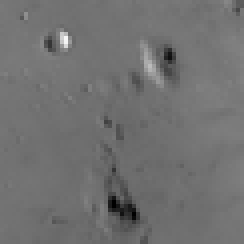
#> input picture HW1/h1_q2/moo2.png, 61 x 61 px, shrunk from 128 x 128 before the run (shown 4 times larger)
$ jupyter execute --allow-errors hist-eq-ques.ipynb
#> lines starting #> are read from the running program, lines starting #| are printed output that depends on the picture
[cell 1]
import matplotlib.pyplot as plt
import numpy as np
import cv2

import warnings
warnings.filterwarnings('ignore')

[cell 2]
img_crowd = cv2.imread("moo2.png")
#> img_crowd is the input picture: shape (61, 61, 3); min 0, max 247, mean 112.7
h, w = img_crowd.shape[:2]
#> h = 61; w = 61
print(h,w)
#| 61 61
plt.figure(figsize = [10, 10])
plt.axis('off')
plt.imshow(cv2.cvtColor(img_crowd, cv2.COLOR_RGB2GRAY), cmap="gray")

# Histogram Equalization

[cell 3]
global_number_bins = 256

[cell 4]
def l_count_per_pixel(image, channel, normFlag):
    possible_l = 256
    pix_counts = [0] * possible_l # store number of pixels for each possible l value

    w, h = image.shape[:2]

    l_val = 0

    for y in range(h):
        for x in range(w):
            # for each pixel, get l value
            l_val = image[x,y][channel]

            pix_counts[l_val] = pix_counts[l_val] + 1

    # if flagged, normalize
    if(normFlag):
        for i in range(len(pix_counts)):
            pix_counts[i] = pix_counts[i]/(w*h)

    #print(np.sum(pix_counts))
    return pix_counts

[cell 5]
def opencv_hist(image, channel, number_bins, normFlag):
    hist = cv2.calcHist([image], [channel], None, [number_bins], [0, 256])

    if(normFlag):
        hist /=  hist.sum()

    return hist

[cell 6]
def create_chistogram(hist, chist, number_bins):

    sum = 0

    for i in range(0, number_bins):
        sum = 0
        for j in range(0, i):
            sum = sum + hist[j]
        chist[i] = sum

    return chist

[cell 7]
def plot_hist(plot, number_bins, title):
    # plot the histogram
    plt.figure()
    plt.title(title)
    plt.xlabel("Bins")
    plt.ylabel("% of Pixels")
    plt.plot(plot)
    plt.xlim([0, number_bins])
    plt.show()

[cell 8]
def image_histogram_equalization(image, channel, number_bins=global_number_bins):
    img_array = np.asarray(image)
    w, h = image.shape[:2]

    """
    Part (a): Normalized cumulative histogram
    """
    # Calculate histogram aka probability density function via binning, and normalize

    chistogram_array = np.empty([256,1])

    #trying out opencv's histogram function
    hist = opencv_hist(img_array, channel, number_bins, 1)
    plot_hist(hist, number_bins, "Intensity Histogam")

    chistogram_array = hist.cumsum()
    plot_hist(chistogram_array, number_bins, "Cumulative Histogam")

    '''#using my functions
    hist = l_count_per_pixel(image, 0, 1)
    plot_hist(hist, number_bins)

    # Calculate cumulative histogram aka cumulative density function
    create_chistogram(hist, chistogram_array, number_bins)
    plot_hist(chistogram_array, number_bins)'''


    """
    Part (c): compute the transform map T using cdf
    """
    transform_map = np.empty([256,1]).astype(np.uint8)

    vals_per_bin = 256/number_bins
    chist_index = 0
    chist_iter = 0

    #for every possible l value
    for i in range(0, 256):
        transform_map[i] = 255 * chistogram_array[chist_index]

        chist_iter = chist_iter + 1
        if(chist_iter >= vals_per_bin):
            chist_iter = 0
            chist_index = chist_index + 1

    plot_hist(transform_map, number_bins, "Transform Map")

    """
    STEP 3: Apply the transformation T to reassign equalized pixel intensity
    """
    # transform pixel values to equalize -- insert code

    for y in range(h):
        for x in range(w):
            # for each pixel, get l value
            index = img_array[x,y][channel]

            img_array[x,y][channel] = transform_map[index]

    # reshape and write back into img_array
    eq_img_array = img_array

    #show equalized histogram
    hist = l_count_per_pixel(img_array, channel, 1)
    plot_hist(hist, number_bins, "Equalized Histogam")

    #create_chistogram(hist, chistogram_array, number_bins)
    #plot_hist(chistogram_array, number_bins)

    return eq_img_array

[cell 9]
img_equalized = image_histogram_equalization(img_crowd, 0)
#> in opencv_hist, `hist = cv2.calcHist([image], [channel], None, [number_bins], [0, 256])`: hist = 256 values, max 346 at index 114, min 0 at index 1, mean 14.54
#> in opencv_hist, `hist /=  hist.sum()`: hist = 256 values, max 0.093 at index 114, min 0 at index 1, mean 0.00391
#> in image_histogram_equalization, `chistogram_array = hist.cumsum()`: chistogram_array = 256 values from 0.000806 to 1
#> after the loop in image_histogram_equalization, `for i in range(0, 256):`: chist_index = 256; chist_iter = 0; transform_map = 256 values from 0 to 255
#> after the loop in image_histogram_equalization, `for y in range(h):`:
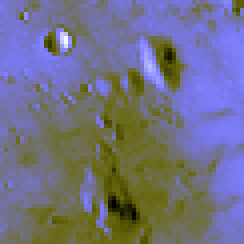
#> img_array: shape (61, 61, 3) (shown 4 times larger); mean B, G, R 133.4, 112.7, 112.7
#> after the loop in l_count_per_pixel, `for y in range(h):`: pix_counts = 256 values, max 346 at index 142, min 0 at index 16, mean 14.54
#> after the loop in l_count_per_pixel, `for i in range(len(pix_counts)):`: pix_counts = 256 values, max 0.093 at index 142, min 0 at index 16, mean 0.00391
#> in image_histogram_equalization, `hist = l_count_per_pixel(img_array, channel, 1)`: hist has the same summary as pix_counts in l_count_per_pixel
plt.figure(figsize = [10, 10])
plt.axis('off')
plt.imshow(cv2.cvtColor(np.float32(img_equalized), cv2.COLOR_RGB2GRAY), cmap="gray")

filename = 'moonequ_%d.png' % global_number_bins
cv2.imwrite(filename,cv2.cvtColor(np.float32(img_equalized), cv2.COLOR_RGB2GRAY))
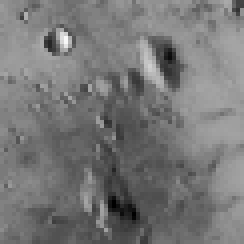
#> saved as moonequ_256.png: shape (61, 61) (shown 4 times larger); min 0, max 249, mean 118.7
#> Out = True

## Process multiple images

[cell 10]
img_crowd = cv2.imread("flower.png")
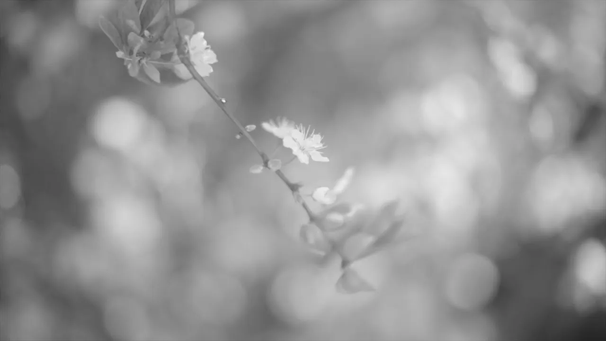
#> input picture HW1/h1_q2/flower.png, 606 x 341 px, shrunk from 1280 x 720 before the run
#> img_crowd is the input picture: shape (341, 606, 3); mean B, G, R 147.2, 147.1, 147.2
h, w = img_crowd.shape[:2]
#> h = 341; w = 606
print(h,w)
#| 341 606
plt.figure(figsize = [10, 10])
plt.axis('off')
plt.imshow(cv2.cvtColor(img_crowd, cv2.COLOR_RGB2GRAY), cmap="gray")

img_equalized = image_histogram_equalization(img_crowd, 0)
#> call 2 of image_histogram_equalization, with channel = 0, number_bins = 256
#> in image_histogram_equalization (call 2), `hist = opencv_hist(img_array, channel, number_bins, 1)`: hist = 256 values, max 0.0161 at index 160, min 0 at index 0, mean 0.00391
#> in image_histogram_equalization (call 2), `chistogram_array = hist.cumsum()`: chistogram_array = 256 values from 0 to 1
#> after the loop in image_histogram_equalization (call 2), `for i in range(0, 256):`: chist_index = 256; chist_iter = 0; transform_map = 256 values from 0 to 254
#> after the loop in image_histogram_equalization (call 2), `for y in range(h):`:
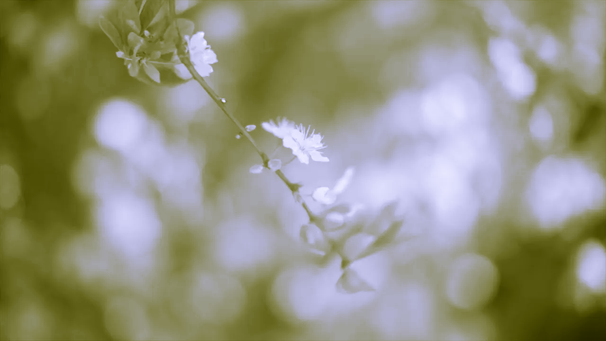
#> img_array: shape (341, 606, 3); mean B, G, R 128.1, 147.1, 147.2
#> in image_histogram_equalization (call 2), `hist = l_count_per_pixel(img_array, channel, 1)`: hist = 256 values, max 0.0161 at index 157, min 0 at index 10, mean 0.00391
plt.figure(figsize = [10, 10])
plt.axis('off')
plt.imshow(cv2.cvtColor(np.float32(img_equalized), cv2.COLOR_RGB2GRAY), cmap="gray")

filename = 'flowerequ_%d.png' % global_number_bins
cv2.imwrite(filename,cv2.cvtColor(np.float32(img_equalized), cv2.COLOR_RGB2GRAY))
#> Out = True

[cell 11]
img = cv2.imread("brain.png")
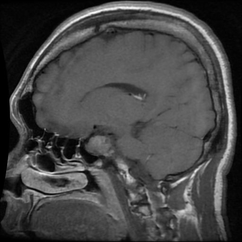
#> input picture HW1/h1_q2/brain.png, 242 x 242 px, shrunk from 512 x 510 before the run
#> img is the input picture: shape (242, 242, 3); min 0, max 255, mean 69.7
h, w = img.shape[:2]
#> h = 242; w = 242
print(h,w)
#| 242 242
plt.figure(figsize = [10, 10])
plt.axis('off')
plt.imshow(cv2.cvtColor(img, cv2.COLOR_RGB2GRAY), cmap="gray")

img_equalized = image_histogram_equalization(img, 0)
#> call 3 of image_histogram_equalization, with channel = 0, number_bins = 256
#> in image_histogram_equalization (call 3), `hist = opencv_hist(img_array, channel, number_bins, 1)`: hist = 256 values, max 0.0252 at index 6, min 0 at index 247, mean 0.00391
#> in image_histogram_equalization (call 3), `chistogram_array = hist.cumsum()`: chistogram_array = 256 values from 0.0178 to 1
#> after the loop in image_histogram_equalization (call 3), `for i in range(0, 256):`: chist_index = 256; chist_iter = 0; transform_map = 256 values from 4 to 254
#> after the loop in image_histogram_equalization (call 3), `for y in range(h):`:
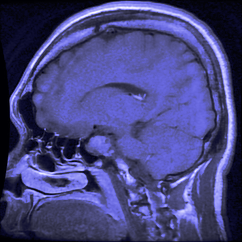
#> img_array: shape (242, 242, 3); mean B, G, R 128.4, 69.7, 69.7
#> in image_histogram_equalization (call 3), `hist = l_count_per_pixel(img_array, channel, 1)`: hist = 256 values, max 0.0252 at index 26, min 0 at index 0, mean 0.00391
plt.figure(figsize = [10, 10])
plt.axis('off')
plt.imshow(cv2.cvtColor(np.float32(img_equalized), cv2.COLOR_RGB2GRAY), cmap="gray")

filename = 'brainequ_%d.png' % global_number_bins
cv2.imwrite(filename,cv2.cvtColor(np.float32(img_equalized), cv2.COLOR_RGB2GRAY))
#> Out = True

# Color Images

[cell 12]
img = cv2.imread("lpzoo-lion.jpeg")
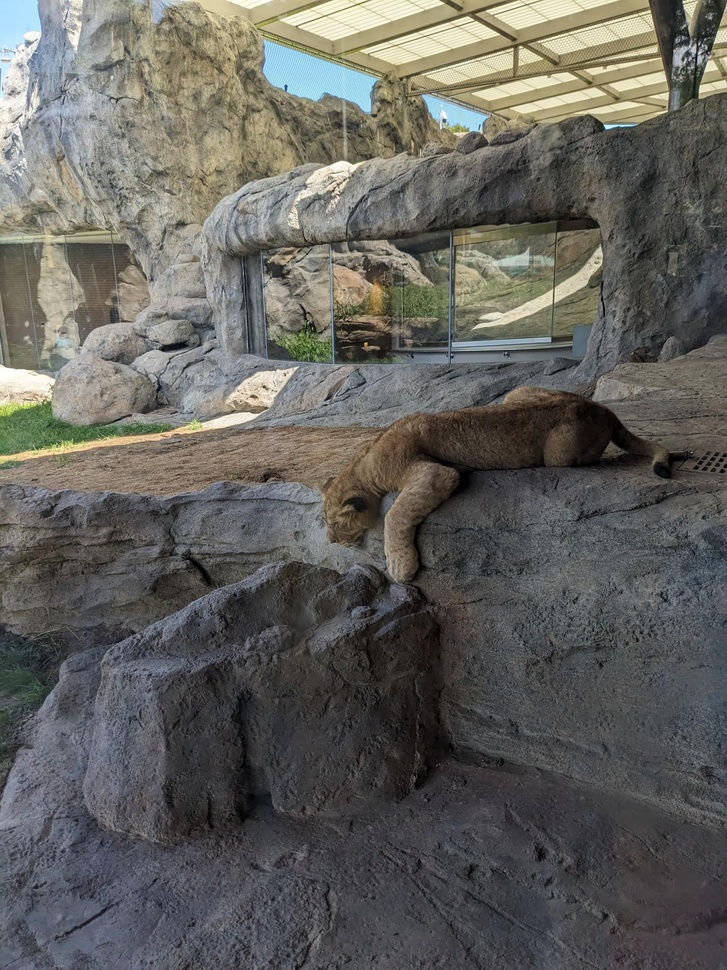
#> input picture HW1/h1_q2/lpzoo-lion.jpeg, 727 x 970 px, shrunk from 1536 x 2048 before the run
#> img is the input picture: shape (970, 727, 3); mean B, G, R 93.9, 98.4, 99.5
h, w = img.shape[:2]
#> h = 970; w = 727
print(h,w)
#| 970 727
plt.figure(figsize = [10, 10])
plt.axis('off')
plt.imshow(cv2.cvtColor(img, cv2.COLOR_BGR2RGB))

img = cv2.cvtColor(img, cv2.COLOR_BGR2HSV)
#> img: shape (970, 727, 3); mean H, S, V 67.7, 33.1, 103.9
img_equalized = image_histogram_equalization(img, 2)
#> in plot_hist (call 13), `plt.show()`:
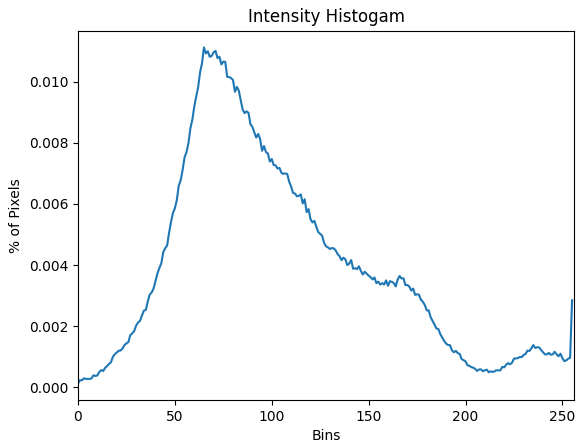
#> figure drawn by matplotlib, 1 panel; curve peaks at x = 65, y = 0.0111
#> after the loop in image_histogram_equalization (call 4), `for y in range(h):`: img_array: shape (970, 727, 3); mean H, S, V 67.7, 33.1, 127.8
#> in plot_hist (call 16), `plt.show()`:
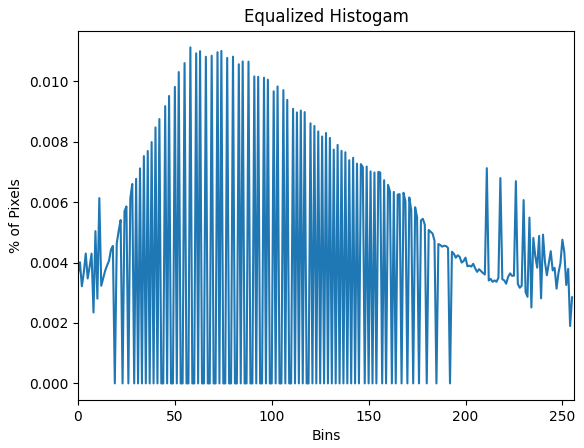
#> figure drawn by matplotlib, 1 panel; curve peaks at x = 58, y = 0.0111

plt.figure(figsize = [10, 10])
plt.axis('off')
plt.imshow(cv2.cvtColor(np.uint8(img_equalized), cv2.COLOR_HSV2RGB))

filename = 'lionequ_%d.png' % global_number_bins
cv2.imwrite(filename,cv2.cvtColor(np.uint8(img_equalized), cv2.COLOR_HSV2BGR))
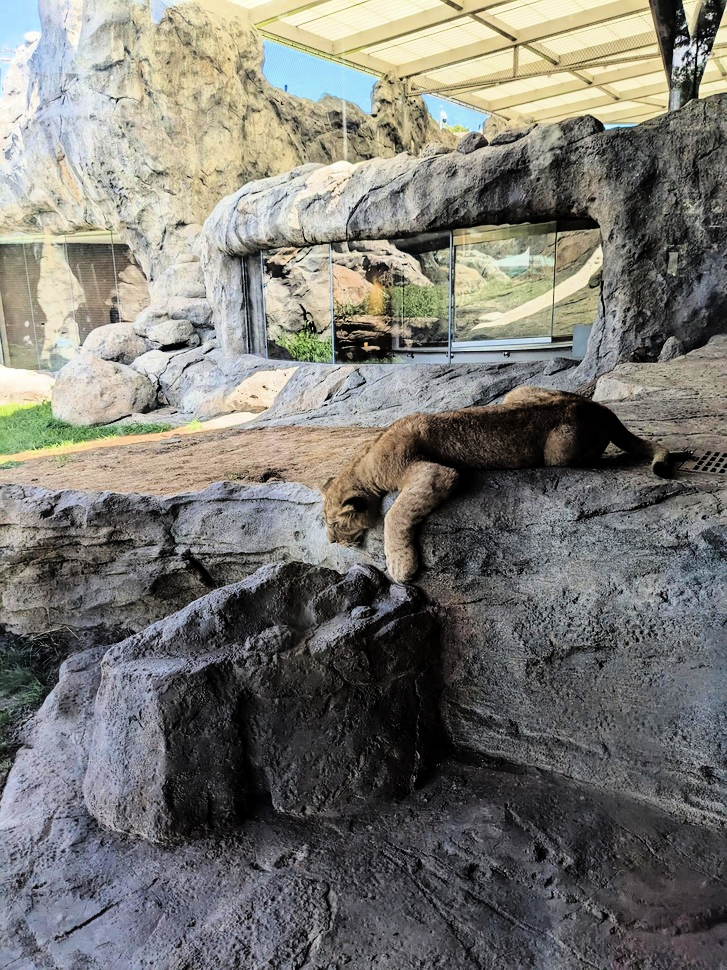
#> saved as lionequ_256.png: shape (970, 727, 3); mean B, G, R 114.9, 120.8, 122.2
#> Out = True

[cell 13]
img = cv2.imread("rgb-1-fruits.bmp")
#> (the rest of this cell did not finish here and is left out)

## Monotonic Proof

[cell 14]
def image_transform_map(image, channel, number_bins=global_number_bins):
    img_array = np.asarray(image)
    w, h = image.shape[:2]

    """
    Part (a): Normalized cumulative histogram
    """
    # Calculate histogram aka probability density function via binning, and normalize

    chistogram_array = np.empty([256,1])

    #trying out opencv's histogram function
    hist = opencv_hist(img_array, channel, number_bins, 1)
    #plot_hist(hist, number_bins, "Intensity Histogam")

    chistogram_array = hist.cumsum()
    #plot_hist(chistogram_array, number_bins, "Cumulative Histogam")

    """
    Part (c): compute the transform map T using cdf
    """
    transform_map = np.empty([256,1]).astype(np.uint8)

    vals_per_bin = 256/number_bins
    chist_index = 0
    chist_iter = 0

    #for every possible l value
    for i in range(0, 256):
        transform_map[i] = 255 * chistogram_array[chist_index]

        chist_iter = chist_iter + 1
        if(chist_iter >= vals_per_bin):
            chist_iter = 0
            chist_index = chist_index + 1

    #plot_hist(transform_map, number_bins, "Transform Map")

    return transform_map

[cell 15]
img = cv2.imread("moo2.png")

transform_map = image_transform_map(img, 0)
#> in image_transform_map, `hist = opencv_hist(img_array, channel, number_bins, 1)`: hist = 256 values, max 0.093 at index 114, min 0 at index 1, mean 0.00391
#> in image_transform_map, `chistogram_array = hist.cumsum()`: chistogram_array = 256 values from 0.000806 to 1
#> after the loop in image_transform_map, `for i in range(0, 256):`: chist_index = 256; chist_iter = 0; transform_map = 256 values from 0 to 255
#> transform_map = 256 values from 0 to 255

plot_hist(transform_map, global_number_bins, "Transform Map")

monoFlag = True
# If the map element
for i in range (0,len(transform_map)):
    if(transform_map[i] > transform_map[i]):
        monoFlag = False
        print("Map is not monotonic")
        break

if(monoFlag == True):
    print("Transfomation Map is a monotonic tranformation")
